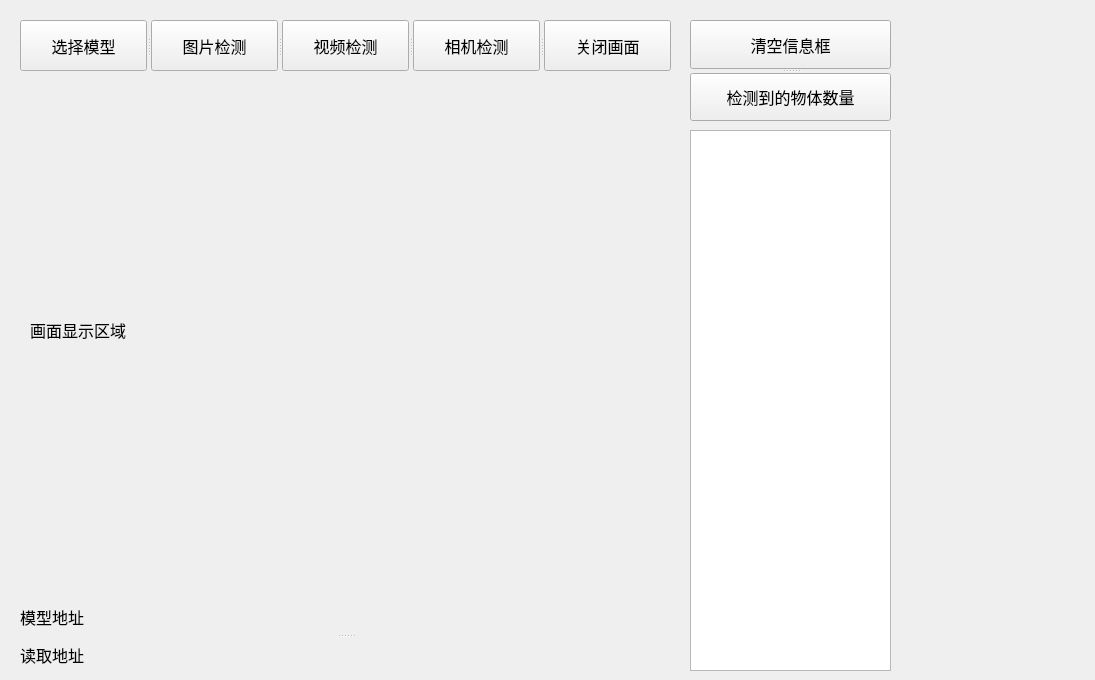
<?xml version="1.0" encoding="UTF-8"?>
<ui version="4.0">
 <class>yolov7_tensorrt_qtClass</class>
 <widget class="QWidget" name="yolov7_tensorrt_qtClass">
  <property name="geometry">
   <rect>
    <x>0</x>
    <y>0</y>
    <width>1095</width>
    <height>680</height>
   </rect>
  </property>
  <property name="windowTitle">
   <string>yolov7_tensorrt_qt</string>
  </property>
  <widget class="QLabel" name="cameraview">
   <property name="geometry">
    <rect>
     <x>30</x>
     <y>90</y>
     <width>640</width>
     <height>480</height>
    </rect>
   </property>
   <property name="font">
    <font>
     <family>宋体</family>
     <pointsize>12</pointsize>
    </font>
   </property>
   <property name="text">
    <string>画面显示区域</string>
   </property>
  </widget>
  <widget class="QSplitter" name="mode">
   <property name="geometry">
    <rect>
     <x>20</x>
     <y>20</y>
     <width>651</width>
     <height>51</height>
    </rect>
   </property>
   <property name="font">
    <font>
     <family>宋体</family>
     <pointsize>12</pointsize>
    </font>
   </property>
   <property name="orientation">
    <enum>Qt::Horizontal</enum>
   </property>
   <widget class="QPushButton" name="openfile">
    <property name="font">
     <font>
      <family>宋体</family>
      <pointsize>12</pointsize>
     </font>
    </property>
    <property name="text">
     <string>选择模型</string>
    </property>
   </widget>
   <widget class="QPushButton" name="openimage">
    <property name="font">
     <font>
      <family>宋体</family>
      <pointsize>12</pointsize>
     </font>
    </property>
    <property name="text">
     <string>图片检测</string>
    </property>
   </widget>
   <widget class="QPushButton" name="openvideo">
    <property name="font">
     <font>
      <family>宋体</family>
      <pointsize>12</pointsize>
     </font>
    </property>
    <property name="text">
     <string>视频检测</string>
    </property>
   </widget>
   <widget class="QPushButton" name="opencamera">
    <property name="font">
     <font>
      <family>宋体</family>
      <pointsize>12</pointsize>
     </font>
    </property>
    <property name="text">
     <string>相机检测</string>
    </property>
   </widget>
   <widget class="QPushButton" name="closecamera">
    <property name="font">
     <font>
      <family>宋体</family>
      <pointsize>12</pointsize>
     </font>
    </property>
    <property name="text">
     <string>关闭画面</string>
    </property>
   </widget>
  </widget>
  <widget class="QSplitter" name="path">
   <property name="geometry">
    <rect>
     <x>20</x>
     <y>600</y>
     <width>651</width>
     <height>71</height>
    </rect>
   </property>
   <property name="font">
    <font>
     <family>宋体</family>
     <pointsize>12</pointsize>
    </font>
   </property>
   <property name="orientation">
    <enum>Qt::Vertical</enum>
   </property>
   <widget class="QLabel" name="modelpath">
    <property name="font">
     <font>
      <family>宋体</family>
      <pointsize>12</pointsize>
     </font>
    </property>
    <property name="text">
     <string>模型地址</string>
    </property>
   </widget>
   <widget class="QLabel" name="imagepath">
    <property name="font">
     <font>
      <family>宋体</family>
      <pointsize>12</pointsize>
     </font>
    </property>
    <property name="text">
     <string>读取地址</string>
    </property>
   </widget>
  </widget>
  <widget class="QTextEdit" name="detectshow">
   <property name="geometry">
    <rect>
     <x>690</x>
     <y>130</y>
     <width>201</width>
     <height>541</height>
    </rect>
   </property>
   <property name="font">
    <font>
     <family>宋体</family>
     <pointsize>12</pointsize>
    </font>
   </property>
   <property name="html">
    <string>&lt;!DOCTYPE HTML PUBLIC &quot;-//W3C//DTD HTML 4.0//EN&quot; &quot;http://www.w3.org/TR/REC-html40/strict.dtd&quot;&gt;
&lt;html&gt;&lt;head&gt;&lt;meta name=&quot;qrichtext&quot; content=&quot;1&quot; /&gt;&lt;style type=&quot;text/css&quot;&gt;
p, li { white-space: pre-wrap; }
&lt;/style&gt;&lt;/head&gt;&lt;body style=&quot; font-family:'宋体'; font-size:12pt; font-weight:400; font-style:normal;&quot;&gt;
&lt;p align=&quot;justify&quot; style=&quot;-qt-paragraph-type:empty; margin-top:0px; margin-bottom:0px; margin-left:0px; margin-right:0px; -qt-block-indent:0; text-indent:0px; font-family:'Adobe 宋体 Std L';&quot;&gt;&lt;br /&gt;&lt;/p&gt;&lt;/body&gt;&lt;/html&gt;</string>
   </property>
  </widget>
  <widget class="QSplitter" name="splitter">
   <property name="geometry">
    <rect>
     <x>690</x>
     <y>20</y>
     <width>201</width>
     <height>101</height>
    </rect>
   </property>
   <property name="orientation">
    <enum>Qt::Vertical</enum>
   </property>
   <widget class="QPushButton" name="clearshow">
    <property name="font">
     <font>
      <family>宋体</family>
      <pointsize>12</pointsize>
     </font>
    </property>
    <property name="text">
     <string>清空信息框</string>
    </property>
   </widget>
   <widget class="QPushButton" name="clearshow_2">
    <property name="font">
     <font>
      <family>宋体</family>
      <pointsize>12</pointsize>
     </font>
    </property>
    <property name="text">
     <string>检测到的物体数量</string>
    </property>
   </widget>
  </widget>
 </widget>
 <layoutdefault spacing="6" margin="11"/>
 <resources/>
 <connections/>
</ui>
